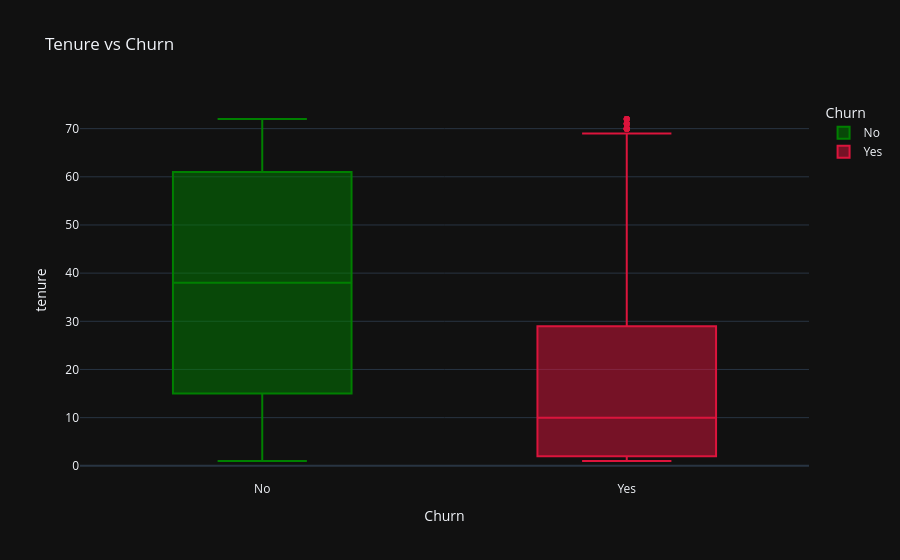

Notebook source saved alongside this figure:
### Markdown cell above
# Targeted EDA

how numerical features like tenure, TotalCharges, MonthlyCharges Behaves with respect to churn.

### Code cell
# Tenure vs Churn plotly
fig = px.box(df, x='Churn',
             y = 'tenure',
             color = 'Churn',
             title='Tenure vs Churn',
             color_discrete_map = {'No':
                                   'green', 'Yes': 'crimson'})
fig.update_layout(template = 'plotly_dark')
fig.write_html("../Visuals/Tenure vs churn.Boxplot.html")
fig.show()

### Figure 1 — Plotly figure (JSON) as saved in the notebook; plotly's stock layout.template omitted (floating-point values rounded to 4 significant figures; data arrays with more than 128 entries replaced by an {"elided": "..."} marker saying what was removed)
{"data": [{"alignmentgroup": "True", "hovertemplate": "Churn=%{x}<br>tenure=%{y}<extra></extra>", "legendgroup": "No", "marker": {"color": "green"}, "name": "No", "notched": false, "offsetgroup": "No", "orientation": "v", "showlegend": true, "type": "box", "x": {"elided": "5163 str values"}, "x0": " ", "xaxis": "x", "y": {"elided": "5163 int values"}, "y0": " ", "yaxis": "y"}, {"alignmentgroup": "True", "hovertemplate": "Churn=%{x}<br>tenure=%{y}<extra></extra>", "legendgroup": "Yes", "marker": {"color": "crimson"}, "name": "Yes", "notched": false, "offsetgroup": "Yes", "orientation": "v", "showlegend": true, "type": "box", "x": {"elided": "1869 str values"}, "x0": " ", "xaxis": "x", "y": {"elided": "1869 int values"}, "y0": " ", "yaxis": "y"}], "layout": {"boxmode": "overlay", "legend": {"title": {"text": "Churn"}, "tracegroupgap": 0}, "title": {"text": "Tenure vs Churn"}, "xaxis": {"anchor": "y", "categoryarray": ["No", "Yes"], "categoryorder": "array", "domain": [0, 1], "title": {"text": "Churn"}}, "yaxis": {"anchor": "x", "domain": [0, 1], "title": {"text": "tenure"}}}}
